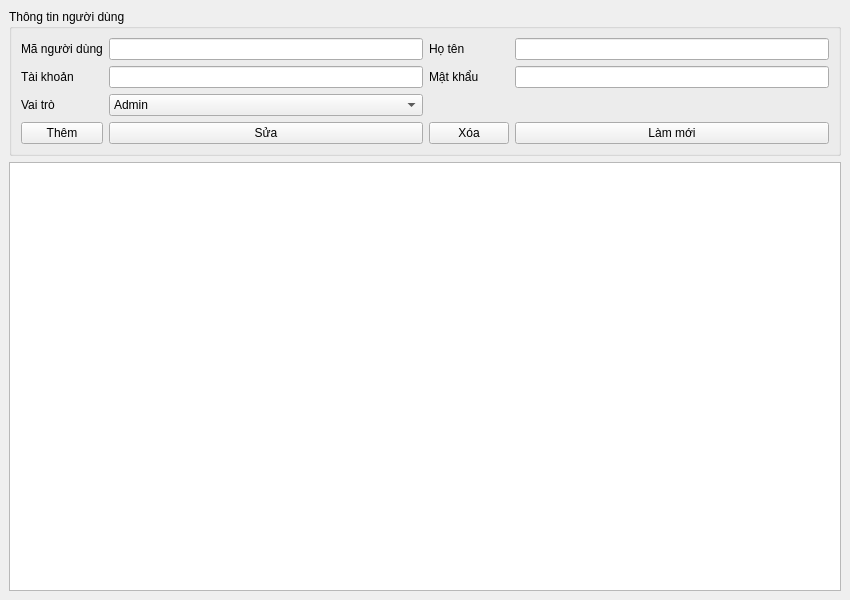
<?xml version="1.0" encoding="UTF-8"?>
<ui version="4.0">
 <class>UserWindow</class>
 <widget class="QMainWindow" name="UserWindow">
  <property name="geometry">
   <rect>
    <x>0</x>
    <y>0</y>
    <width>850</width>
    <height>600</height>
   </rect>
  </property>

  <property name="windowTitle">
   <string>Quản lý người dùng</string>
  </property>

  <widget class="QWidget" name="centralwidget">
   <layout class="QVBoxLayout">

    <item>
     <widget class="QGroupBox">
      <property name="title">
       <string>Thông tin người dùng</string>
      </property>

      <layout class="QGridLayout">

       <item row="0" column="0">
        <widget class="QLabel">
         <property name="text">
          <string>Mã người dùng</string>
         </property>
        </widget>
       </item>

       <item row="0" column="1">
        <widget class="QLineEdit" name="txtUserID"/>
       </item>

       <item row="0" column="2">
        <widget class="QLabel">
         <property name="text">
          <string>Họ tên</string>
         </property>
        </widget>
       </item>

       <item row="0" column="3">
        <widget class="QLineEdit" name="txtHoTen"/>
       </item>

       <item row="1" column="0">
        <widget class="QLabel">
         <property name="text">
          <string>Tài khoản</string>
         </property>
        </widget>
       </item>

       <item row="1" column="1">
        <widget class="QLineEdit" name="txtUsername"/>
       </item>

       <item row="1" column="2">
        <widget class="QLabel">
         <property name="text">
          <string>Mật khẩu</string>
         </property>
        </widget>
       </item>

       <item row="1" column="3">
        <widget class="QLineEdit" name="txtPassword"/>
       </item>

       <item row="2" column="0">
        <widget class="QLabel">
         <property name="text">
          <string>Vai trò</string>
         </property>
        </widget>
       </item>

       <item row="2" column="1">
        <widget class="QComboBox" name="cbRole">
         <item>
          <property name="text">
           <string>Admin</string>
          </property>
         </item>
         <item>
          <property name="text">
           <string>Thủ thư</string>
          </property>
         </item>
        </widget>
       </item>

       <item row="3" column="0">
        <widget class="QPushButton" name="btnAdd">
         <property name="text">
          <string>Thêm</string>
         </property>
        </widget>
       </item>

       <item row="3" column="1">
        <widget class="QPushButton" name="btnUpdate">
         <property name="text">
          <string>Sửa</string>
         </property>
        </widget>
       </item>

       <item row="3" column="2">
        <widget class="QPushButton" name="btnDelete">
         <property name="text">
          <string>Xóa</string>
         </property>
        </widget>
       </item>

       <item row="3" column="3">
        <widget class="QPushButton" name="btnClear">
         <property name="text">
          <string>Làm mới</string>
         </property>
        </widget>
       </item>

      </layout>
     </widget>
    </item>

    <item>
     <widget class="QTableWidget" name="tableUsers"/>
    </item>

   </layout>
  </widget>

 </widget>
 <resources/>
 <connections/>
</ui>
